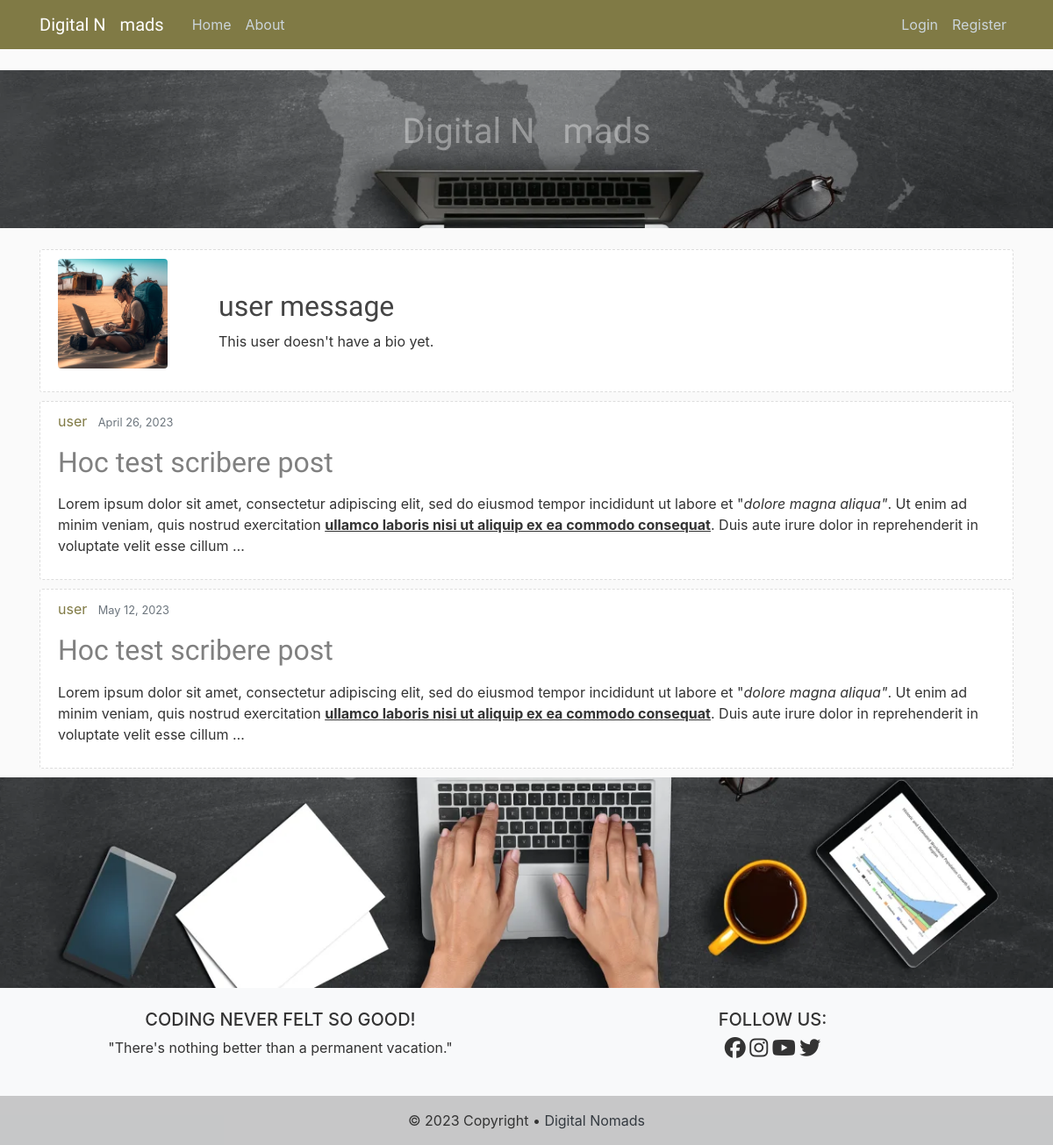
Before: /user/user with the older database file.
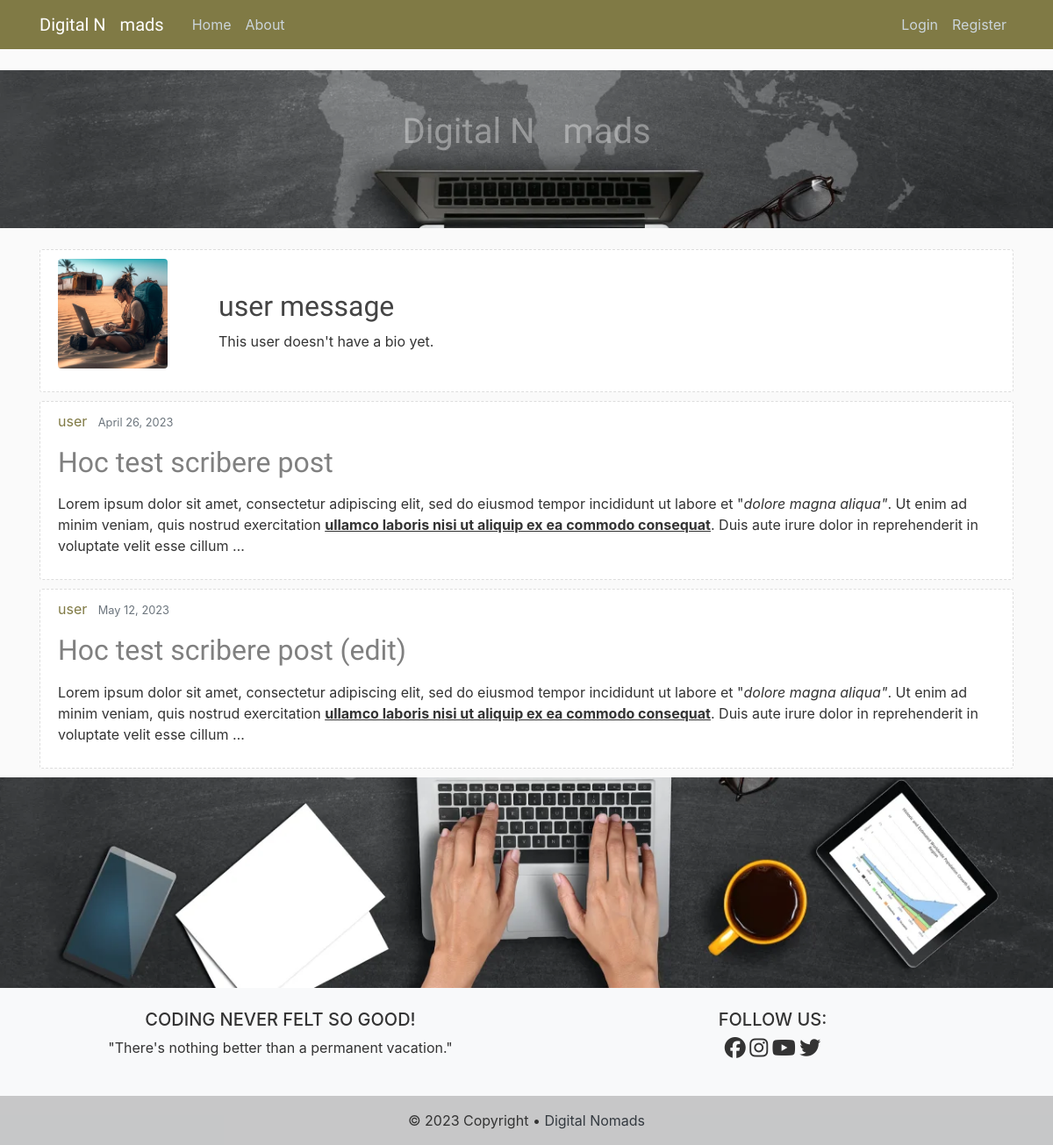
After: the same page with the newer database file.
### blog/models.py (models this page shows, shortened)
class Post(models.Model):
    title = models.CharField(max_length=150)                    # Title field for 150 characters
    content = RichTextField(validators=[MaxLengthValidator(1000)])              # Text field
    date_posted = models.DateTimeField(default=timezone.now)    # Time Stamp for the defaults Time Zone
    author = models.ForeignKey(User, on_delete=models.CASCADE)  # User if User gets delete, so are its Posts
    likes = models.ManyToManyField(User, related_name='posts')

### blog/views.py (the view)
# urls.py: path('user/<str:username>', UserPostListView.as_view(), name='post-user'),
class UserPostListView(ListView):
    model = Post
    template_name = 'blog/post_user.html'
    context_object_name = 'posts'
    ordering = ['-date_posted']
    paginate_by = 6
    def get_queryset(self):
        user = get_object_or_404(User, username=self.kwargs.get('username'))
        return Post.objects.filter(author=user)

### blog/templates/blog/post_user.html (shortened to what this page needs)
{% extends "blog/base.html" %}
{% block content %}
<br>
{% if object_list %}
  {% for post in posts %}
    {% ifchanged post.author %}
      <div class="media-body panels">
        <div class="row align-items-center">
          <div class="col-2">
            <img class="rounded accountimg" src="{{ post.author.profile.image.url }}" alt="">
          </div>
          <div class="col-10">
          <h2 class="account-heading">{{ view.kwargs.username }} message</h2>
          {% if post.author.profile.bio %}
            <p>{{ post.author.profile.bio }}</p>
          {% else %}
            <p>This user doesn't have a bio yet.</p>
          {% endif %}
          </div>
        </div>
      </div>
      {% endifchanged %}
      <article class="media panels">
          <div class="media-body">
            <div class="article-metadata">
              <a class="mr-2" href="{% url 'post-user' post.author.username %}">{{ post.author }}</a>
              <small class="text-muted">{{ post.date_posted|date:"N d, Y" }}</small>
            </div>
              <h2><a class="title" href="{% url 'post-detail' post.id %}">{{ post.title }}</a></h2>
              <p class="post-content">{{ post.content|truncatewords_html:50|safe }}</p>
          </div>
      </article>
    {% endfor %}
  {% else %}
    <h3 class="text-center">{{ view.kwargs.username }} has not posted anything yet.</h3>
    <h2 class="text-center"><a class="nav-item nav-link" href="{% url 'blog-home' %}"><i class="fa-solid fa-person-through-window"></i></a></h2>
    <p class="text-center">Get me out of here! </p>
  {% endif %}
{% endblock %}

Changed rows visible on the page:
changed Post: title "Hoc test scribere post" → "Hoc test scribere post (edit)"
